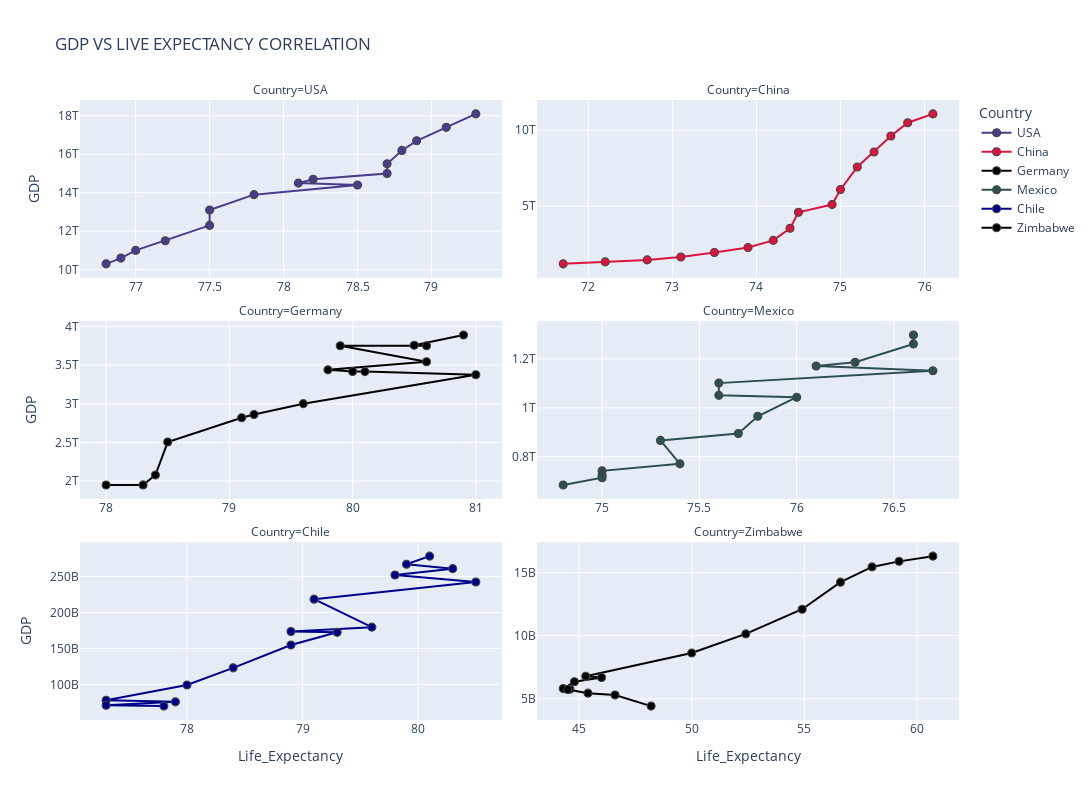

Here is the notebook cell this chart was saved with:
### Code cell
fig = px.scatter(df.sort_values('GDP', ascending=False), x="Life_Expectancy",y='GDP', facet_col="Country", color='Country', facet_col_wrap=2,facet_col_spacing=0.04, color_discrete_map={"Chile":"darkblue", "China":"crimson", "Germany":"black", "Mexico":"darkslategray", "USA":"darkslateblue","Zimbabwe":"black"}, title='GDP VS LIVE EXPECTANCY CORRELATION')


# Set options common to all traces with fig.update_traces
fig.update_traces(mode='markers+lines', marker_line_width=1.10, marker_size=8)
fig.update_layout(
    autosize=False,
    width=1200,
    height=800)


# Prevent that interacting with one column changes all 
fig.update_yaxes(matches=None,showticklabels=True)
fig.update_xaxes(matches=None,showticklabels=True)
fig.show()

### Figure 1 — Plotly figure (JSON) as saved in the notebook; plotly's stock layout.template omitted (floating-point values rounded to 4 significant figures)
{"data": [{"hovertemplate": "Country=USA<br>Life_Expectancy=%{x}<br>GDP=%{y}<extra></extra>", "legendgroup": "USA", "marker": {"color": "darkslateblue", "line": {"width": 1.1}, "size": 8, "symbol": "circle"}, "mode": "markers+lines", "name": "USA", "orientation": "v", "showlegend": true, "type": "scatter", "x": [79.3, 79.1, 78.9, 78.8, 78.7, 78.7, 78.2, 78.1, 78.5, 77.8, 77.5, 77.5, 77.2, 77, 76.9, 76.8], "xaxis": "x5", "y": [18100000000000, 17400000000000, 16700000000000, 16200000000000, 15500000000000, 15000000000000, 14700000000000, 14500000000000, 14400000000000, 13900000000000, 13100000000000, 12300000000000, 11500000000000, 11000000000000, 10600000000000, 10300000000000], "yaxis": "y5"}, {"hovertemplate": "Country=China<br>Life_Expectancy=%{x}<br>GDP=%{y}<extra></extra>", "legendgroup": "China", "marker": {"color": "crimson", "line": {"width": 1.1}, "size": 8, "symbol": "circle"}, "mode": "markers+lines", "name": "China", "orientation": "v", "showlegend": true, "type": "scatter", "x": [76.1, 75.8, 75.6, 75.4, 75.2, 75, 74.9, 74.5, 74.4, 74.2, 73.9, 73.5, 73.1, 72.7, 72.2, 71.7], "xaxis": "x6", "y": [11064700000000, 10482400000000, 9607220000000, 8560550000000, 7572550000000, 6100620000000, 5109950000000, 4598210000000, 3552180000000, 2752130000000, 2285970000000, 1955350000000, 1660290000000, 1470550000000, 1339400000000, 1211350000000], "yaxis": "y6"}, {"hovertemplate": "Country=Germany<br>Life_Expectancy=%{x}<br>GDP=%{y}<extra></extra>", "legendgroup": "Germany", "marker": {"color": "black", "line": {"width": 1.1}, "size": 8, "symbol": "circle"}, "mode": "markers+lines", "name": "Germany", "orientation": "v", "showlegend": true, "type": "scatter", "x": [80.9, 80.5, 80.6, 79.9, 80.6, 79.8, 80, 80.1, 81, 79.6, 79.2, 79.1, 78.5, 78.4, 78.3, 78], "xaxis": "x3", "y": [3890610000000, 3757700000000, 3752510000000, 3752370000000, 3543980000000, 3439950000000, 3418010000000, 3417090000000, 3375610000000, 3002450000000, 2861410000000, 2819250000000, 2505730000000, 2079140000000, 1950650000000, 1949950000000], "yaxis": "y3"}, {"hovertemplate": "Country=Mexico<br>Life_Expectancy=%{x}<br>GDP=%{y}<extra></extra>", "legendgroup": "Mexico", "marker": {"color": "darkslategray", "line": {"width": 1.1}, "size": 8, "symbol": "circle"}, "mode": "markers+lines", "name": "Mexico", "orientation": "v", "showlegend": true, "type": "scatter", "x": [76.6, 76.6, 76.3, 76.1, 76.7, 75.6, 75.6, 76, 75.8, 75.7, 75.3, 75.4, 75, 75, 75, 74.8], "xaxis": "x4", "y": [1298460000000, 1261980000000, 1186600000000, 1171190000000, 1152260000000, 1101280000000, 1051130000000, 1043470000000, 965281000000, 894949000000, 866346000000, 770268000000, 741560000000, 724704000000, 713284000000, 683648000000], "yaxis": "y4"}, {"hovertemplate": "Country=Chile<br>Life_Expectancy=%{x}<br>GDP=%{y}<extra></extra>", "legendgroup": "Chile", "marker": {"color": "darkblue", "line": {"width": 1.1}, "size": 8, "symbol": "circle"}, "mode": "markers+lines", "name": "Chile", "orientation": "v", "showlegend": true, "type": "scatter", "x": [80.1, 79.9, 80.3, 79.8, 80.5, 79.1, 79.6, 78.9, 79.3, 78.9, 78.4, 78, 77.3, 77.9, 77.3, 77.8], "xaxis": "x", "y": [278384000000, 267122000000, 260990000000, 252252000000, 242518000000, 218538000000, 179638000000, 173606000000, 172389000000, 154788000000, 122965000000, 99210392858, 77860932152, 75643459840, 70979923960, 69736811435], "yaxis": "y"}, {"hovertemplate": "Country=Zimbabwe<br>Life_Expectancy=%{x}<br>GDP=%{y}<extra></extra>", "legendgroup": "Zimbabwe", "marker": {"color": "black", "line": {"width": 1.1}, "size": 8, "symbol": "circle"}, "mode": "markers+lines", "name": "Zimbabwe", "orientation": "v", "showlegend": true, "type": "scatter", "x": [60.7, 59.2, 58, 56.6, 54.9, 52.4, 50, 45.3, 46, 44.8, 44.3, 44.6, 44.5, 45.4, 46.6, 48.2], "xaxis": "x2", "y": [16304667807, 15891049236, 15451768659, 14242490252, 12098450749, 10141859710, 8621573608, 6777384700, 6689957600, 6342116400, 5805598400, 5755215200, 5727591800, 5443896500, 5291950100, 4415702800], "yaxis": "y2"}], "layout": {"annotations": [{"font": {}, "showarrow": false, "text": "Country=Chile", "x": 0.24, "xanchor": "center", "xref": "paper", "y": 0.2867, "yanchor": "bottom", "yref": "paper"}, {"font": {}, "showarrow": false, "text": "Country=Zimbabwe", "x": 0.76, "xanchor": "center", "xref": "paper", "y": 0.2867, "yanchor": "bottom", "yref": "paper"}, {"font": {}, "showarrow": false, "text": "Country=Germany", "x": 0.24, "xanchor": "center", "xref": "paper", "y": 0.6433, "yanchor": "bottom", "yref": "paper"}, {"font": {}, "showarrow": false, "text": "Country=Mexico", "x": 0.76, "xanchor": "center", "xref": "paper", "y": 0.6433, "yanchor": "bottom", "yref": "paper"}, {"font": {}, "showarrow": false, "text": "Country=USA", "x": 0.24, "xanchor": "center", "xref": "paper", "y": 1.0, "yanchor": "bottom", "yref": "paper"}, {"font": {}, "showarrow": false, "text": "Country=China", "x": 0.76, "xanchor": "center", "xref": "paper", "y": 1.0, "yanchor": "bottom", "yref": "paper"}], "autosize": false, "height": 800, "legend": {"title": {"text": "Country"}, "tracegroupgap": 0}, "title": {"text": "GDP VS LIVE EXPECTANCY CORRELATION"}, "width": 1200, "xaxis": {"anchor": "y", "domain": [0, 0.48], "showticklabels": true, "title": {"text": "Life_Expectancy"}}, "xaxis2": {"anchor": "y2", "domain": [0.52, 1], "showticklabels": true, "title": {"text": "Life_Expectancy"}}, "xaxis3": {"anchor": "y3", "domain": [0, 0.48], "showticklabels": true}, "xaxis4": {"anchor": "y4", "domain": [0.52, 1], "showticklabels": true}, "xaxis5": {"anchor": "y5", "domain": [0, 0.48], "showticklabels": true}, "xaxis6": {"anchor": "y6", "domain": [0.52, 1], "showticklabels": true}, "yaxis": {"anchor": "x", "domain": [0, 0.2867], "showticklabels": true, "title": {"text": "GDP"}}, "yaxis2": {"anchor": "x2", "domain": [0, 0.2867], "showticklabels": true}, "yaxis3": {"anchor": "x3", "domain": [0.3567, 0.6433], "showticklabels": true, "title": {"text": "GDP"}}, "yaxis4": {"anchor": "x4", "domain": [0.3567, 0.6433], "showticklabels": true}, "yaxis5": {"anchor": "x5", "domain": [0.7133, 1.0], "showticklabels": true, "title": {"text": "GDP"}}, "yaxis6": {"anchor": "x6", "domain": [0.7133, 1.0], "showticklabels": true}}}
